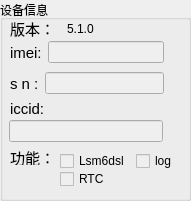
   <widget class="QGroupBox" name="groupBox_3">
    <property name="geometry">
     <rect>
      <x>20</x>
      <y>210</y>
      <width>191</width>
      <height>201</height>
     </rect>
    </property>
    <property name="title">
     <string>设备信息</string>
    </property>
    <widget class="QLabel" name="label_6">
     <property name="geometry">
      <rect>
       <x>10</x>
       <y>101</y>
       <width>45</width>
       <height>16</height>
      </rect>
     </property>
     <property name="font">
      <font>
       <pointsize>11</pointsize>
      </font>
     </property>
     <property name="text">
      <string>iccid:</string>
     </property>
    </widget>
    <widget class="QLineEdit" name="iccid">
     <property name="enabled">
      <bool>false</bool>
     </property>
     <property name="geometry">
      <rect>
       <x>9</x>
       <y>120</y>
       <width>154</width>
       <height>22</height>
      </rect>
     </property>
     <property name="styleSheet">
      <string notr="true">color:rgb(0, 0, 0)</string>
     </property>
    </widget>
    <widget class="QLabel" name="label_8">
     <property name="geometry">
      <rect>
       <x>10</x>
       <y>150</y>
       <width>50</width>
       <height>15</height>
      </rect>
     </property>
     <property name="font">
      <font>
       <pointsize>11</pointsize>
      </font>
     </property>
     <property name="text">
      <string>功能：</string>
     </property>
    </widget>
    <widget class="QCheckBox" name="RTC">
     <property name="enabled">
      <bool>false</bool>
     </property>
     <property name="geometry">
      <rect>
       <x>60</x>
       <y>170</y>
       <width>73</width>
       <height>18</height>
      </rect>
     </property>
     <property name="mouseTracking">
      <bool>false</bool>
     </property>
     <property name="styleSheet">
      <string notr="true">
color: rgb(0, 0, 0);</string>
     </property>
     <property name="text">
      <string>RTC</string>
     </property>
    </widget>
    <widget class="QWidget" name="layoutWidget">
     <property name="geometry">
      <rect>
       <x>10</x>
       <y>71</y>
       <width>154</width>
       <height>25</height>
      </rect>
     </property>
     <layout class="QHBoxLayout" name="horizontalLayout_3">
      <item>
       <widget class="QLabel" name="label_5">
        <property name="font">
         <font>
          <pointsize>11</pointsize>
         </font>
        </property>
        <property name="text">
         <string>s n :</string>
        </property>
       </widget>
      </item>
      <item>
       <widget class="QLineEdit" name="sn">
        <property name="enabled">
         <bool>false</bool>
        </property>
        <property name="styleSheet">
         <string notr="true">color:rgb(0, 0, 0)</string>
        </property>
       </widget>
      </item>
     </layout>
    </widget>
    <widget class="QWidget" name="layoutWidget">
     <property name="geometry">
      <rect>
       <x>10</x>
       <y>40</y>
       <width>154</width>
       <height>25</height>
      </rect>
     </property>
     <layout class="QHBoxLayout" name="horizontalLayout_2">
      <item>
       <widget class="QLabel" name="label_4">
        <property name="font">
         <font>
          <pointsize>11</pointsize>
         </font>
        </property>
        <property name="text">
         <string>imei:</string>
        </property>
       </widget>
      </item>
      <item>
       <widget class="QLineEdit" name="imei">
        <property name="enabled">
         <bool>false</bool>
        </property>
        <property name="styleSheet">
         <string notr="true">color:rgb(0, 0, 0)</string>
        </property>
       </widget>
      </item>
     </layout>
    </widget>
    <widget class="QWidget" name="layoutWidget">
     <property name="geometry">
      <rect>
       <x>10</x>
       <y>20</y>
       <width>107</width>
       <height>17</height>
      </rect>
     </property>
     <layout class="QHBoxLayout" name="horizontalLayout_4">
      <item>
       <widget class="QLabel" name="label_7">
        <property name="font">
         <font>
          <pointsize>11</pointsize>
         </font>
        </property>
        <property name="text">
         <string>版本：</string>
        </property>
       </widget>
      </item>
      <item>
       <widget class="QLabel" name="version">
        <property name="text">
         <string>5.1.0</string>
        </property>
       </widget>
      </item>
     </layout>
    </widget>
    <widget class="QWidget" name="layoutWidget">
     <property name="geometry">
      <rect>
       <x>60</x>
       <y>150</y>
       <width>118</width>
       <height>23</height>
      </rect>
     </property>
     <layout class="QHBoxLayout" name="horizontalLayout_5">
      <item>
       <widget class="QCheckBox" name="Lsm6dsl">
        <property name="enabled">
         <bool>false</bool>
        </property>
        <property name="mouseTracking">
         <bool>false</bool>
        </property>
        <property name="styleSheet">
         <string notr="true">color: rgb(0, 0, 0);</string>
        </property>
        <property name="text">
         <string>Lsm6dsl</string>
        </property>
       </widget>
      </item>
      <item>
       <widget class="QCheckBox" name="Log">
        <property name="enabled">
         <bool>false</bool>
        </property>
        <property name="mouseTracking">
         <bool>false</bool>
        </property>
        <property name="styleSheet">
         <string notr="true">
color: rgb(0, 0, 0);</string>
        </property>
        <property name="text">
         <string>log</string>
        </property>
       </widget>
      </item>
     </layout>
    </widget>
   </widget>
